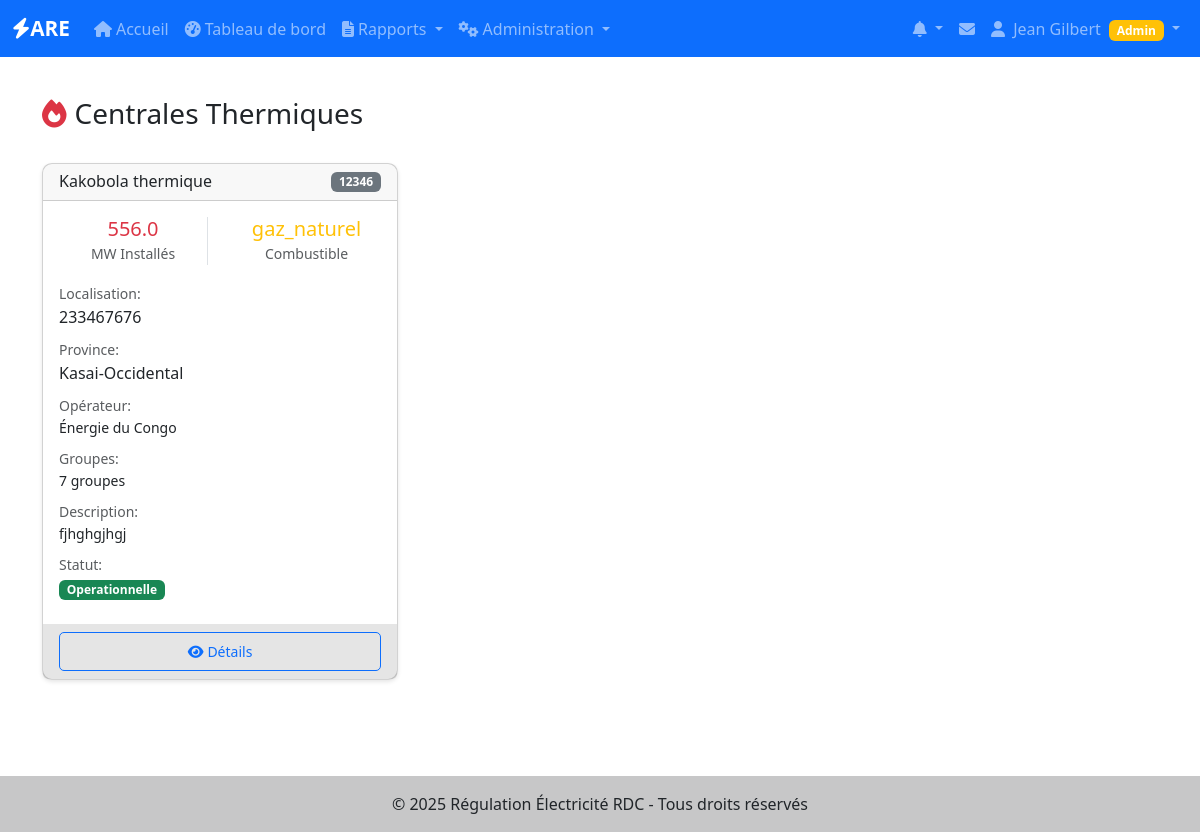
Screenshot of /production-thermique/centrales (signed in) with the database file from the repository.
### app/models/utilisateurs.py (models this page shows, shortened)
class User(UserMixin, BaseModel):
    __tablename__ = 'users'
    username = db.Column(db.String(80), unique=True, nullable=False, index=True)
    email = db.Column(db.String(120), unique=True, nullable=False, index=True)
    password_hash = db.Column(db.String(128), nullable=False)
    nom = db.Column(db.String(100))
    prenom = db.Column(db.String(100))
    role = db.Column(db.Enum('super_admin', 'admin_operateur', 'utilisateur_operateur'),
                    default='utilisateur_operateur', nullable=False)
    operateur_id = db.Column(db.Integer, db.ForeignKey('operateurs.id'), nullable=True)
    is_active = db.Column(db.Boolean, default=True, nullable=False)
    telephone = db.Column(db.String(20))
    derniere_connexion = db.Column(db.DateTime)
    operateur = db.relationship('Operateur', backref='users', lazy=True)
    def is_super_admin(self):
        return self.role == 'super_admin'
    def is_admin_operateur(self):
        return self.role == 'admin_operateur'
    def is_admin(self):
        return self.role in ['super_admin', 'admin_operateur']
    def has_permission(self, permission):
        permissions = {
            'super_admin': ['create_operateur', 'edit_operateur', 'delete_operateur',
                           'create_user', 'edit_user', 'delete_user', 'view_all_reports'],
            'admin_operateur': ['edit_own_operateur', 'create_user_operateur',
                               'edit_user_operateur', 'view_own_reports', 'create_reports'],
            'utilisateur_operateur': ['view_own_reports', 'create_reports', 'edit_own_reports']
        }
        return permission in permissions.get(self.role, [])

### app/models/production_thermique.py (models this page shows, shortened)
class CentraleThermique(BaseModel):
    __tablename__ = 'centrales_thermique'
    operateur_id = Column(Integer, ForeignKey('operateurs.id'), nullable=False)
    nom = Column(String(200), nullable=False, index=True)
    code = Column(String(50), unique=True, nullable=False)
    localisation = Column(String(200))
    province = Column(String(100))
    puissance_installee = Column(Float)  # MW
    puissance_disponible = Column(Float)  # MW
    type_centrale = Column(String(50))  # diesel, gaz, charbon, fuel lourd, biomasse
    type_combustible = Column(String(50))  # Principal type de combustible
    consommation_specifique = Column(Float)  # g/kWh - Consommation spécifique
    latitude = Column(Float)
    longitude = Column(Float)
    nombre_groupes = Column(Integer, default=0)
    type_moteur = Column(String(50))  # diesel, turbine gaz, turbine vapeur
    refroidissement = Column(String(50))  # air, eau, mixte
    niveau_tension = Column(Float)  # kV
    tension_evacuation = Column(String(50))  # kV
    systeme_demarrage = Column(String(50))  # manuel, automatique
    systeme_refroidissement = Column(String(100))
    capacite_stockage_combustible = Column(Float)  # litres ou tonnes
    autonomie_combustible = Column(Float)  # heures
    systeme_traitement_fumees = Column(Boolean, default=False)
    niveau_emission_nox = Column(Float)  # mg/Nm³
    niveau_emission_co = Column(Float)  # mg/Nm³
    certification_environnementale = Column(String(100))
    statut = Column(String(50), default='operationnelle')  # operationnelle, maintenance, arret
    mode_fonctionnement = Column(String(50))  # base, pointe, secours
    description = Column(Text)
    date_mise_service = Column(DateTime)
    date_derniere_revision = Column(DateTime)
    prochaine_maintenance = Column(DateTime)
    constructeur = Column(String(100))
    fournisseur_combustible = Column(String(100))
    annee_construction = Column(Integer)
    duree_vie_estimee = Column(Integer)  # années
    observations = Column(Text)
    operateur = relationship("Operateur", back_populates="centrales_thermique")
    rapports = relationship("RapportThermique", back_populates="centrale", cascade="all, delete-orphan")

### app/models/operateurs.py (models this page shows, shortened)
class Operateur(BaseModel):
    __tablename__ = 'operateurs'
    nom = db.Column(db.String(200), nullable=False, index=True)
    sigle = db.Column(db.String(50))
    type_operateur = db.Column(db.String(50))  # Production, Transport, Distribution
    adresse = db.Column(db.Text)
    ville = db.Column(db.String(100))
    province = db.Column(db.String(100))
    telephone = db.Column(db.String(20))
    email = db.Column(db.String(120))
    site_web = db.Column(db.String(200))
    numero_licence = db.Column(db.String(100), unique=True)
    date_licence = db.Column(db.Date)
    statut_licence = db.Column(db.String(20), default='active')  # active, suspendue, expirée
    capacite_installee = db.Column(db.Float)  # en MW
    zone_couverture = db.Column(db.Text)
    nombre_clients = db.Column(db.Integer)
    observations = db.Column(db.Text)
    centrales_hydro = db.relationship("CentraleHydro", back_populates="operateur", lazy=True)
    centrales_thermique = db.relationship("CentraleThermique", back_populates="operateur", lazy=True)
    centrales_solaire = db.relationship("CentraleSolaire", back_populates="operateur", lazy=True)
    lignes_transport = db.relationship("LigneTransport", back_populates="operateur", lazy=True)
    postes_transport = db.relationship("PosteTransport", back_populates="operateur", lazy=True)
    reseaux_distribution = db.relationship("ReseauDistribution", back_populates="operateur", lazy=True)

### app/production_thermique/routes.py (the view)
@production_thermique.route('/centrales')
@login_required
def liste_centrales():
    centrales = get_accessible_centrales_thermique()
    return render_template('production_thermique/liste_centrales.html',
                         centrales=centrales,
                         title='Centrales Thermiques')

### app/production_thermique/routes.py (called while the page is built)
def get_accessible_centrales_thermique():
    if current_user.is_admin():
        return CentraleThermique.query.filter_by(actif=True).all()
    elif current_user.operateur:
        return CentraleThermique.query.filter_by(
            operateur_id=current_user.operateur.id,
            actif=True
        ).all()
    return []

### app/templates/production_thermique/liste_centrales.html (shortened to what this page needs)
{% extends "base.html" %}
{% block content %}
<div class="d-flex justify-content-between align-items-center mb-4">
    <h1 class="h3">
        <i class="fas fa-fire me-2 text-danger"></i>Centrales Thermiques
    </h1>
</div>
{% if centrales %}
<div class="row">
    {% for centrale in centrales %}
    <div class="col-md-6 col-lg-4 mb-4">
        <div class="card h-100">
            <div class="card-header d-flex justify-content-between align-items-center">
                <h6 class="mb-0">{{ centrale.nom }}</h6>
                <span class="badge bg-secondary">{{ centrale.code }}</span>
            </div>
            <div class="card-body">
                <div class="row text-center mb-3">
                    <div class="col-6">
                        <div class="border-end">
                            <h5 class="text-danger mb-0">{{ centrale.puissance_installee or 'N/A' }}</h5>
                            <small class="text-muted">MW Installés</small>
                        </div>
                    </div>
                    <div class="col-6">
                        <h5 class="text-warning mb-0">{{ centrale.type_combustible or 'N/A' }}</h5>
                        <small class="text-muted">Combustible</small>
                    </div>
                </div>
                <div class="mb-2">
                    <small class="text-muted">Localisation:</small>
                    <div>{{ centrale.localisation or 'Non spécifiée' }}</div>
                </div>
                <div class="mb-2">
                    <small class="text-muted">Province:</small>
                    <div>{{ centrale.province or 'Non spécifiée' }}</div>
                </div>
                {% if centrale.operateur %}
                <div class="mb-2">
                    <small class="text-muted">Opérateur:</small>
                    <div class="small">{{ centrale.operateur.nom }}</div>
                </div>
                {% endif %}
                {% if centrale.nombre_groupes %}
                <div class="mb-2">
                    <small class="text-muted">Groupes:</small>
                    <div class="small">{{ centrale.nombre_groupes }} groupes</div>
                </div>
                {% endif %}
                {% if centrale.description %}
                <div class="mb-2">
                    <small class="text-muted">Description:</small>
                    <div class="small">{{ centrale.description[:100] }}{% if centrale.description|length > 100 %}...{% endif %}</div>
                </div>
                {% endif %}
                <div class="mb-2">
                    <small class="text-muted">Statut:</small>
                    <div>
                        <span class="badge {% if centrale.statut == 'operationnelle' %}bg-success{% elif centrale.statut == 'maintenance' %}bg-warning{% else %}bg-danger{% endif %}">
                            {{ centrale.statut|title }}
                        </span>
                    </div>
                </div>
            </div>
            <div class="card-footer">
                <div class="d-flex gap-2">
                    <a href="{{ url_for('production_thermique.detail_centrale', id=centrale.id) }}"
                       class="btn btn-sm btn-outline-primary flex-fill">
                        <i class="fas fa-eye me-1"></i>Détails
                    </a>
                </div>
            </div>
        </div>
    </div>
    {% endfor %}
</div>
{% endif %}
{% endblock %}

### app/templates/base.html (shortened to what this page needs)
<!DOCTYPE html>
<html lang="fr">
<head>
    <link href="https://cdn.jsdelivr.net/npm/bootstrap@5.3.0/dist/css/bootstrap.min.css" rel="stylesheet">
    <link rel="stylesheet" href="https://cdnjs.cloudflare.com/ajax/libs/font-awesome/6.4.0/css/all.min.css">
    <link rel="stylesheet" href="{{ url_for('static', filename='css/style.css') }}">
</head>
<body>
    <nav class="navbar navbar-expand-lg navbar-dark bg-primary">
        <div class="container-fluid">
            <a class="navbar-brand" href="{{ url_for('main.index') }}">
                <i class="fas fa-bolt"></i>ARE
            </a>
            <div class="collapse navbar-collapse" id="navbarNav">
                <ul class="navbar-nav me-auto">
                    <li class="nav-item">
                        <a class="nav-link" href="{{ url_for('main.index') }}">
                            <i class="fas fa-home me-1"></i>Accueil
                        </a>
                    </li>
                    {% if current_user.is_authenticated %}
                    <li class="nav-item">
                        <a class="nav-link" href="{{ url_for('are_dashboard.index') }}">
                            <i class="fas fa-tachometer-alt me-1"></i>Tableau de bord
                        </a>
                    </li>
                    <li class="nav-item dropdown">
                        <a class="nav-link dropdown-toggle" href="#" id="rapportsDropdown" role="button" data-bs-toggle="dropdown">
                            <i class="fas fa-file-alt me-1"></i>Rapports
                        </a>
                    </li>
                    {% if current_user.is_super_admin() or current_user.is_admin_operateur() %}
                    <li class="nav-item dropdown">
                        <a class="nav-link dropdown-toggle" href="#" id="adminDropdown" role="button" data-bs-toggle="dropdown">
                            <i class="fas fa-cogs me-1"></i>Administration
                        </a>
                    </li>
                    {% endif %}
                    {% endif %}
                </ul>
                <ul class="navbar-nav">
                    {% if current_user.is_authenticated %}
                    {% from 'components/notifications.html' import dropdown_notifications %}
                    {{ dropdown_notifications() }}
                    <li class="nav-item dropdown">
                        <a class="nav-link position-relative" href="{{ url_for('notifications.messages') }}" title="Messagerie">
                            <i class="fas fa-envelope"></i>
                        </a>
                    </li>
                    <li class="nav-item dropdown">
                        <a class="nav-link dropdown-toggle" href="#" id="userDropdown" role="button" data-bs-toggle="dropdown">
                            <i class="fas fa-user me-1"></i>
                            {{ current_user.prenom or current_user.username }}
                            {% if current_user.is_super_admin() %}
                                <span class="badge bg-danger ms-1">Super Admin</span>
                            {% elif current_user.is_admin_operateur() %}
                                <span class="badge bg-warning ms-1">Admin</span>
                            {% endif %}
                        </a>
                    </li>
                    {% endif %}
                </ul>
            </div>
        </div>
    </nav>
    <main class="container my-4">
        {% block content %}{% endblock %}
    </main>
    <footer class="bg-light text-center text-lg-start mt-5">
        <div class="text-center p-3" style="background-color: rgba(0, 0, 0, 0.2);">
            © 2025 Régulation Électricité RDC - Tous droits réservés
        </div>
    </footer>
</body>
</html>

### app/static/css/style.css (style rules this page uses)
:root { --primary-color: #0d6efd; --secondary-color: #6c757d; --success-color: #198754; --danger-color: #dc3545; --warning-color: #ffc107; --info-color: #0dcaf0; }
body { min-height: 100vh; display: flex; flex-direction: column; }
main { flex: 1; }
.navbar-brand { font-weight: bold; font-size: 1.3rem; }
.card { border-radius: 10px; box-shadow: 0 2px 4px rgba(0,0,0,0.1); transition: transform 0.2s; }
.btn { border-radius: 5px; padding: 0.5rem 1.5rem; }
footer { margin-top: auto; }
.card-footer { background-color: rgba(0, 0, 0, 0.1); border-top: none; }

### rows the page displays
User: prenom "Jean Gilbert"
CentraleThermique: nom "Kakobola thermique", code "12346", puissance_installee "556.0", type_combustible "gaz_naturel", localisation "233467676", province "Kasai-Occidental", operateur.nom "Énergie du Congo", nombre_groupes "7", description "fjhghgjhgj", statut "Operationnelle"
